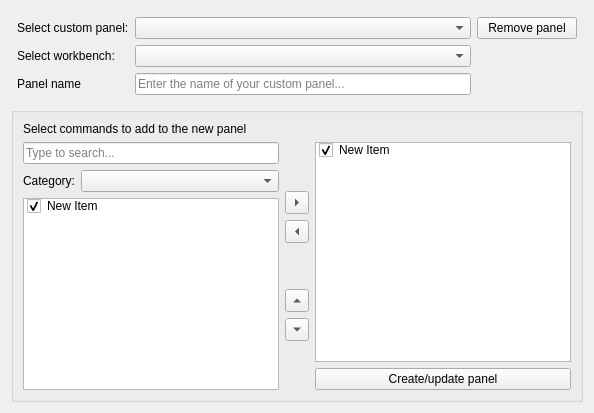
           <widget class="QWidget" name="Createnewpanels">
            <attribute name="title">
             <string>Create new panels</string>
            </attribute>
            <layout class="QGridLayout" name="gridLayout_35">
             <item row="1" column="0">
              <widget class="QGroupBox" name="groupBox">
               <property name="title">
                <string/>
               </property>
               <layout class="QGridLayout" name="gridLayout_37">
                <item row="2" column="1">
                 <layout class="QGridLayout" name="gridLayout_34">
                  <item row="4" column="0">
                   <spacer name="verticalSpacer_14">
                    <property name="orientation">
                     <enum>Qt::Orientation::Vertical</enum>
                    </property>
                    <property name="sizeType">
                     <enum>QSizePolicy::Policy::Fixed</enum>
                    </property>
                    <property name="sizeHint" stdset="0">
                     <size>
                      <width>20</width>
                      <height>40</height>
                     </size>
                    </property>
                   </spacer>
                  </item>
                  <item row="6" column="0">
                   <widget class="QToolButton" name="MoveDownPanelCommand_NP">
                    <property name="toolTip">
                     <string>Move down</string>
                    </property>
                    <property name="text">
                     <string notr="true">...</string>
                    </property>
                    <property name="arrowType">
                     <enum>Qt::ArrowType::DownArrow</enum>
                    </property>
                   </widget>
                  </item>
                  <item row="5" column="0">
                   <widget class="QToolButton" name="MoveUpPanelCommand_NP">
                    <property name="toolTip">
                     <string>Move up</string>
                    </property>
                    <property name="text">
                     <string notr="true">...</string>
                    </property>
                    <property name="arrowType">
                     <enum>Qt::ArrowType::UpArrow</enum>
                    </property>
                   </widget>
                  </item>
                  <item row="7" column="0">
                   <spacer name="verticalSpacer_18">
                    <property name="orientation">
                     <enum>Qt::Orientation::Vertical</enum>
                    </property>
                    <property name="sizeHint" stdset="0">
                     <size>
                      <width>20</width>
                      <height>40</height>
                     </size>
                    </property>
                   </spacer>
                  </item>
                  <item row="0" column="0">
                   <spacer name="verticalSpacer_17">
                    <property name="orientation">
                     <enum>Qt::Orientation::Vertical</enum>
                    </property>
                    <property name="sizeHint" stdset="0">
                     <size>
                      <width>20</width>
                      <height>40</height>
                     </size>
                    </property>
                   </spacer>
                  </item>
                  <item row="2" column="0">
                   <widget class="QToolButton" name="RemovePanelCommand_NP">
                    <property name="toolTip">
                     <string>Remove command</string>
                    </property>
                    <property name="text">
                     <string notr="true">...</string>
                    </property>
                    <property name="arrowType">
                     <enum>Qt::ArrowType::LeftArrow</enum>
                    </property>
                   </widget>
                  </item>
                  <item row="1" column="0">
                   <widget class="QToolButton" name="AddPanelCommand_NP">
                    <property name="toolTip">
                     <string>Add command</string>
                    </property>
                    <property name="text">
                     <string notr="true">...</string>
                    </property>
                    <property name="arrowType">
                     <enum>Qt::ArrowType::RightArrow</enum>
                    </property>
                   </widget>
                  </item>
                 </layout>
                </item>
                <item row="0" column="0" rowspan="2">
                 <widget class="QLabel" name="label_20">
                  <property name="text">
                   <string>Select commands to add to the new panel</string>
                  </property>
                 </widget>
                </item>
                <item row="2" column="0">
                 <layout class="QGridLayout" name="gridLayout_38">
                  <item row="0" column="0">
                   <widget class="QLineEdit" name="SearchBar_NP">
                    <property name="inputMask">
                     <string/>
                    </property>
                    <property name="text">
                     <string/>
                    </property>
                    <property name="placeholderText">
                     <string>Type to search...</string>
                    </property>
                   </widget>
                  </item>
                  <item row="2" column="0">
                   <widget class="QListWidget" name="CommandsAvailable_NP">
                    <property name="selectionMode">
                     <enum>QAbstractItemView::SelectionMode::ExtendedSelection</enum>
                    </property>
                    <property name="sortingEnabled">
                     <bool>true</bool>
                    </property>
                    <item>
                     <property name="text">
                      <string>New Item</string>
                     </property>
                     <property name="checkState">
                      <enum>Checked</enum>
                     </property>
                    </item>
                   </widget>
                  </item>
                  <item row="1" column="0">
                   <layout class="QGridLayout" name="gridLayout_39">
                    <item row="0" column="0">
                     <widget class="QLabel" name="label_21">
                      <property name="sizePolicy">
                       <sizepolicy hsizetype="Fixed" vsizetype="Preferred">
                        <horstretch>0</horstretch>
                        <verstretch>0</verstretch>
                       </sizepolicy>
                      </property>
                      <property name="text">
                       <string>Category:</string>
                      </property>
                     </widget>
                    </item>
                    <item row="0" column="1">
                     <widget class="QComboBox" name="ListCategory_NP">
                      <property name="insertPolicy">
                       <enum>QComboBox::InsertPolicy::InsertAlphabetically</enum>
                      </property>
                     </widget>
                    </item>
                   </layout>
                  </item>
                 </layout>
                </item>
                <item row="2" column="2">
                 <layout class="QGridLayout" name="gridLayout_46">
                  <item row="0" column="0">
                   <widget class="QListWidget" name="NewPanel_NP">
                    <property name="selectionMode">
                     <enum>QAbstractItemView::SelectionMode::SingleSelection</enum>
                    </property>
                    <property name="sortingEnabled">
                     <bool>false</bool>
                    </property>
                    <item>
                     <property name="text">
                      <string>New Item</string>
                     </property>
                     <property name="checkState">
                      <enum>Checked</enum>
                     </property>
                    </item>
                   </widget>
                  </item>
                  <item row="1" column="0">
                   <widget class="QPushButton" name="AddCustomToolbar_NP">
                    <property name="sizePolicy">
                     <sizepolicy hsizetype="Expanding" vsizetype="Fixed">
                      <horstretch>0</horstretch>
                      <verstretch>0</verstretch>
                     </sizepolicy>
                    </property>
                    <property name="minimumSize">
                     <size>
                      <width>10</width>
                      <height>0</height>
                     </size>
                    </property>
                    <property name="baseSize">
                     <size>
                      <width>15</width>
                      <height>0</height>
                     </size>
                    </property>
                    <property name="text">
                     <string>Create/update panel</string>
                    </property>
                   </widget>
                  </item>
                 </layout>
                </item>
               </layout>
              </widget>
             </item>
             <item row="0" column="0">
              <layout class="QGridLayout" name="gridLayout_33">
               <property name="sizeConstraint">
                <enum>QLayout::SizeConstraint::SetDefaultConstraint</enum>
               </property>
               <property name="leftMargin">
                <number>6</number>
               </property>
               <property name="topMargin">
                <number>6</number>
               </property>
               <property name="rightMargin">
                <number>6</number>
               </property>
               <property name="bottomMargin">
                <number>6</number>
               </property>
               <item row="0" column="1" colspan="2">
                <widget class="QComboBox" name="CustomToolbarSelector_NP">
                 <property name="sizePolicy">
                  <sizepolicy hsizetype="Preferred" vsizetype="Fixed">
                   <horstretch>0</horstretch>
                   <verstretch>0</verstretch>
                  </sizepolicy>
                 </property>
                 <property name="minimumSize">
                  <size>
                   <width>150</width>
                   <height>0</height>
                  </size>
                 </property>
                 <property name="insertPolicy">
                  <enum>QComboBox::InsertPolicy::InsertAlphabetically</enum>
                 </property>
                </widget>
               </item>
               <item row="2" column="1" rowspan="2" colspan="2">
                <widget class="QLineEdit" name="PanelName_NP">
                 <property name="sizePolicy">
                  <sizepolicy hsizetype="Preferred" vsizetype="Fixed">
                   <horstretch>0</horstretch>
                   <verstretch>0</verstretch>
                  </sizepolicy>
                 </property>
                 <property name="minimumSize">
                  <size>
                   <width>120</width>
                   <height>0</height>
                  </size>
                 </property>
                 <property name="placeholderText">
                  <string>Enter the name of your custom panel...</string>
                 </property>
                </widget>
               </item>
               <item row="1" column="0">
                <widget class="QLabel" name="label_17">
                 <property name="sizePolicy">
                  <sizepolicy hsizetype="Fixed" vsizetype="Preferred">
                   <horstretch>0</horstretch>
                   <verstretch>0</verstretch>
                  </sizepolicy>
                 </property>
                 <property name="text">
                  <string>Select workbench:</string>
                 </property>
                </widget>
               </item>
               <item row="0" column="0">
                <widget class="QLabel" name="label_18">
                 <property name="sizePolicy">
                  <sizepolicy hsizetype="Fixed" vsizetype="Preferred">
                   <horstretch>0</horstretch>
                   <verstretch>0</verstretch>
                  </sizepolicy>
                 </property>
                 <property name="text">
                  <string>Select custom panel:</string>
                 </property>
                </widget>
               </item>
               <item row="1" column="1" colspan="2">
                <widget class="QComboBox" name="WorkbenchList_NP">
                 <property name="sizePolicy">
                  <sizepolicy hsizetype="Preferred" vsizetype="Fixed">
                   <horstretch>0</horstretch>
                   <verstretch>0</verstretch>
                  </sizepolicy>
                 </property>
                 <property name="minimumSize">
                  <size>
                   <width>0</width>
                   <height>0</height>
                  </size>
                 </property>
                 <property name="insertPolicy">
                  <enum>QComboBox::InsertPolicy::InsertAlphabetically</enum>
                 </property>
                </widget>
               </item>
               <item row="0" column="3">
                <widget class="QPushButton" name="RemovePanel_NP">
                 <property name="sizePolicy">
                  <sizepolicy hsizetype="Fixed" vsizetype="Fixed">
                   <horstretch>0</horstretch>
                   <verstretch>0</verstretch>
                  </sizepolicy>
                 </property>
                 <property name="minimumSize">
                  <size>
                   <width>100</width>
                   <height>0</height>
                  </size>
                 </property>
                 <property name="baseSize">
                  <size>
                   <width>15</width>
                   <height>0</height>
                  </size>
                 </property>
                 <property name="text">
                  <string>Remove panel</string>
                 </property>
                </widget>
               </item>
               <item row="2" column="0" rowspan="2">
                <widget class="QLabel" name="label_19">
                 <property name="sizePolicy">
                  <sizepolicy hsizetype="Fixed" vsizetype="Preferred">
                   <horstretch>0</horstretch>
                   <verstretch>0</verstretch>
                  </sizepolicy>
                 </property>
                 <property name="text">
                  <string>Panel name</string>
                 </property>
                </widget>
               </item>
              </layout>
             </item>
            </layout>
           </widget>
